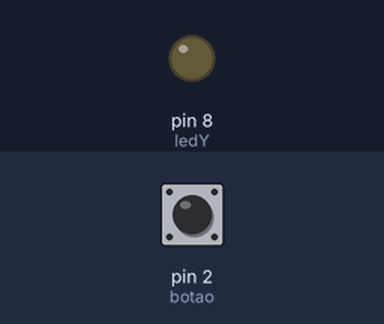
Bench run of a sketch on a simulated Arduino Uno, built with avr-gcc and run on an emulated ATmega328P. On the bench: output pins drawn as LEDs (lit = HIGH). The inputs (shaded band) are chosen by the test bench; at power-on: pin 2 (botao) HIGH.

Above: at 1.2 s.
1.3 s: pin 2 (botao) pulled LOW for 0.15 s
At 1.6 s:
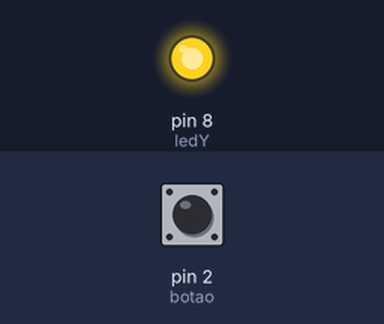
2.9 s: pin 2 (botao) pulled LOW for 1 s
At 4.0 s:
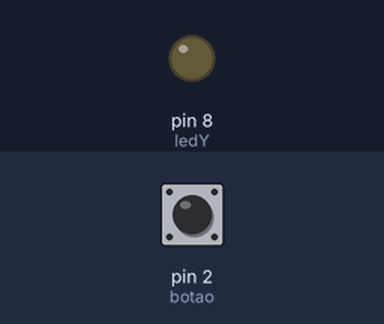
5.4 s: pin 2 (botao) pulled LOW for 3.2 s
At 6.0 s:
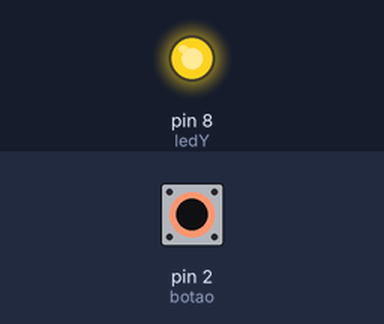
Timing chart, 0 to 8.4 s (numbered marks = the images above; inputs shaded):
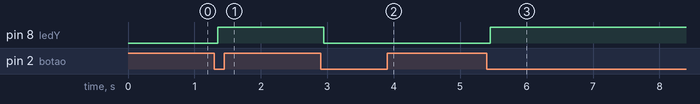

Measured:
- after the input at 1.3 s, pin 8 (ledY): LOW → HIGH after 0.05 s
- after the input at 2.9 s, pin 8 (ledY): HIGH → LOW after 0.05 s
- after the input at 5.4 s, pin 8 (ledY): LOW → HIGH after 0.05 s

The sketch:

debounce_1botao.ino
```cpp
const int botao = 2;
const int ledY = 8;
int estado_led = LOW;
int estado_botao;
int ultimo_estado_botao = HIGH;
unsigned long tempo_debounce = 0;
unsigned long atraso = 50;
void setup() {
  pinMode(botao, INPUT_PULLUP);
  pinMode(ledY, OUTPUT);
  digitalWrite(ledY, estado_led);
}

void loop() {
  int leitura = digitalRead(botao);
  if (leitura != ultimo_estado_botao) {
    tempo_debounce = millis();

  }
if ((millis()- tempo_debounce) > atraso)
{
  if (leitura != estado_botao){
    estado_botao = leitura;
    if (estado_botao == LOW){
      estado_led = !estado_led;
    }
  }
}
digitalWrite (ledY, estado_led);
ultimo_estado_botao = leitura;
}
```
